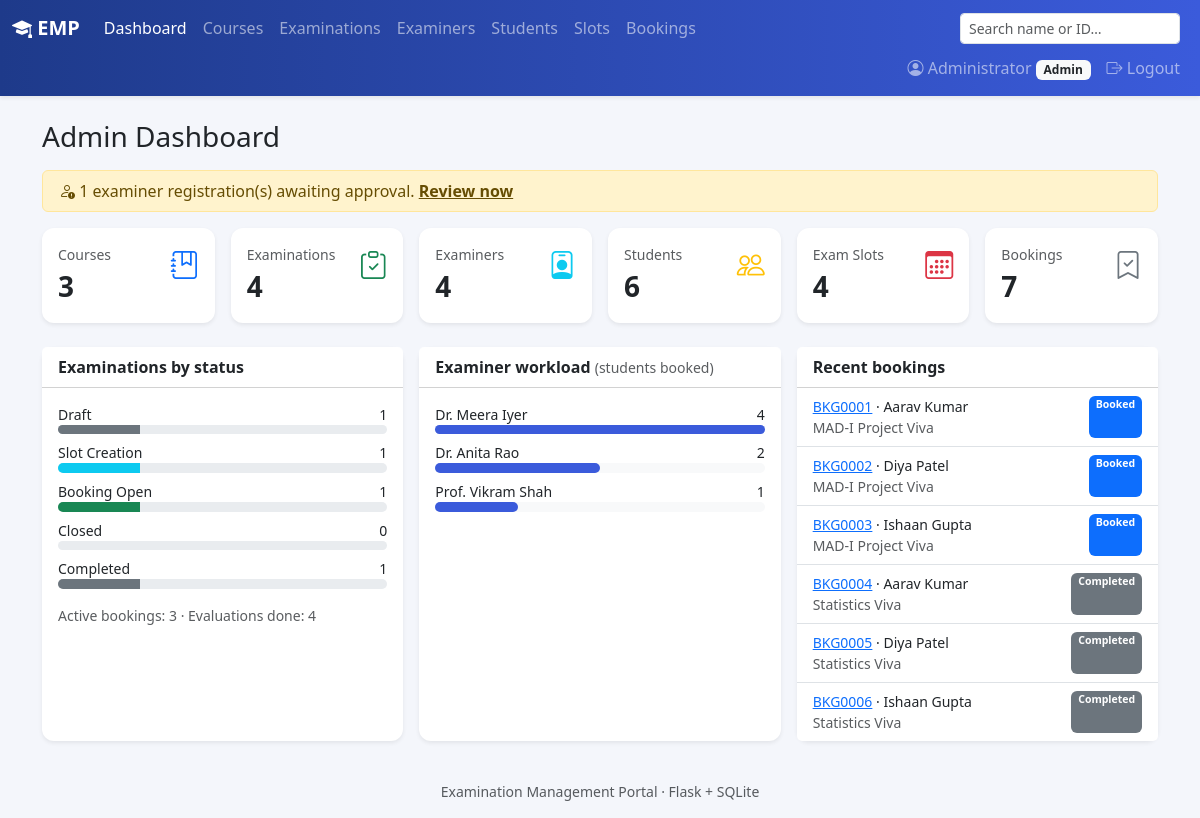
The page /admin/ (signed in) on the database its author committed.
### models.py (models this page shows, shortened)
class User(UserMixin, db.Model):
    id = db.Column(db.Integer, primary_key=True)
    role = db.Column(db.String(20), nullable=False)
    name = db.Column(db.String(120), nullable=False)
    email = db.Column(db.String(120), unique=True, nullable=False)
    password_hash = db.Column(db.String(256), nullable=False)
    phone = db.Column(db.String(20))
    department = db.Column(db.String(120))
    designation = db.Column(db.String(120))
    roll_no = db.Column(db.String(40), unique=True)
    program = db.Column(db.String(120))
    status = db.Column(db.String(20), nullable=False, default="Active")
    created_at = db.Column(db.DateTime, default=datetime.now)
    slots = db.relationship("Slot", back_populates="examiner", foreign_keys="Slot.examiner_id")
    bookings = db.relationship("Booking", back_populates="student", foreign_keys="Booking.student_id")
    assigned_exams = db.relationship("Exam", secondary=exam_examiners, back_populates="examiners")

class Exam(db.Model):
    id = db.Column(db.Integer, primary_key=True)
    course_id = db.Column(db.Integer, db.ForeignKey("course.id"), nullable=False)
    name = db.Column(db.String(150), nullable=False)
    exam_type = db.Column(db.String(30), nullable=False)
    description = db.Column(db.Text)
    duration = db.Column(db.Integer, nullable=False)
    max_marks = db.Column(db.Float, nullable=False)
    pass_marks = db.Column(db.Float)
    slot_creation_start = db.Column(db.Date)
    slot_creation_end = db.Column(db.Date)
    booking_start = db.Column(db.Date)
    booking_end = db.Column(db.Date)
    status = db.Column(db.String(20), nullable=False, default="Draft")
    results_published = db.Column(db.Boolean, default=False)
    created_at = db.Column(db.DateTime, default=datetime.now)
    course = db.relationship("Course", back_populates="exams")
    rubrics = db.relationship("Rubric", back_populates="exam", cascade="all, delete-orphan")
    slots = db.relationship("Slot", back_populates="exam", cascade="all, delete-orphan")
    examiners = db.relationship("User", secondary=exam_examiners, back_populates="assigned_exams")

class Booking(db.Model):
    id = db.Column(db.Integer, primary_key=True)
    student_id = db.Column(db.Integer, db.ForeignKey("user.id"), nullable=False)
    slot_id = db.Column(db.Integer, db.ForeignKey("slot.id"), nullable=False)
    exam_id = db.Column(db.Integer, db.ForeignKey("exam.id"), nullable=False)
    booking_date = db.Column(db.DateTime, default=datetime.now)
    status = db.Column(db.String(20), nullable=False, default="Booked")
    cancelled_at = db.Column(db.DateTime)
    student = db.relationship("User", back_populates="bookings", foreign_keys=[student_id])
    slot = db.relationship("Slot", back_populates="bookings")
    exam = db.relationship("Exam")
    evaluation = db.relationship("Evaluation", back_populates="booking", uselist=False,
                                 cascade="all, delete-orphan")
    logs = db.relationship("BookingLog", back_populates="booking", order_by="BookingLog.timestamp",
                           cascade="all, delete-orphan")
    @property
    def code(self):
        return f"BKG{self.id:04d}"

### routes/admin.py (the view)
@bp.route("/")
@role_required("admin")
def dashboard():
    stats = {
        "courses": Course.query.count(),
        "exams": Exam.query.count(),
        "examiners": User.query.filter_by(role="examiner").count(),
        "pending_examiners": User.query.filter_by(role="examiner", status="Pending").count(),
        "students": User.query.filter_by(role="student").count(),
        "slots": Slot.query.count(),
        "bookings": Booking.query.count(),
        "active_bookings": Booking.query.filter_by(status="Booked").count(),
        "evaluations": Evaluation.query.count(),
    }
    exam_status = dict(db.session.query(Exam.status, func.count(Exam.id)).group_by(Exam.status).all())
    workload = (db.session.query(User.name, func.count(Booking.id))
                .join(Slot, Slot.examiner_id == User.id)
                .outerjoin(Booking, (Booking.slot_id == Slot.id) & (Booking.status != "Cancelled"))
                .group_by(User.id).order_by(func.count(Booking.id).desc()).limit(6).all())
    max_work = max([w[1] for w in workload] + [1])
    recent = Booking.query.order_by(Booking.booking_date.desc()).limit(6).all()
    return render_template("admin/dashboard.html", stats=stats, exam_status=exam_status,
                           statuses=EXAM_STATUSES, workload=workload, max_work=max_work, recent=recent)

### routes/utils.py (called while the page is built)
def role_required(role):
    def decorator(view):
        @wraps(view)
        @login_required
        def wrapped(*args, **kwargs):
            if current_user.role != role:
                abort(403)
            if current_user.status == "Pending":
                return redirect(url_for("auth.pending"))
            if current_user.status != "Active":
                flash("Your account is inactive. Contact the administrator.", "danger")
                return redirect(url_for("auth.logout"))
            return view(*args, **kwargs)
        return wrapped
    return decorator

### templates/admin/dashboard.html (shortened to what this page needs)
{% extends "base.html" %}
{% from "_macros.html" import stat, badge %}
{% block content %}
<h3 class="mb-3">Admin Dashboard</h3>
{% if stats.pending_examiners %}
<div class="alert alert-warning py-2"><i class="bi bi-person-exclamation"></i>
  {{ stats.pending_examiners }} examiner registration(s) awaiting approval.
  <a href="{{ url_for('admin.examiners', status='Pending') }}" class="alert-link">Review now</a></div>
{% endif %}
<div class="row g-3 mb-4">
  {{ stat('Courses', stats.courses, 'journal-bookmark', 'primary', url_for('admin.courses')) }}
  {{ stat('Examinations', stats.exams, 'clipboard-check', 'success', url_for('admin.exams')) }}
  {{ stat('Examiners', stats.examiners, 'person-badge', 'info', url_for('admin.examiners')) }}
  {{ stat('Students', stats.students, 'people', 'warning', url_for('admin.students')) }}
  {{ stat('Exam Slots', stats.slots, 'calendar3', 'danger', url_for('admin.slots')) }}
  {{ stat('Bookings', stats.bookings, 'bookmark-check', 'secondary', url_for('admin.bookings')) }}
</div>
<div class="row g-3">
  <div class="col-lg-4">
    <div class="card shadow-sm border-0 h-100">
      <div class="card-header">Examinations by status</div>
      <div class="card-body">
        {% set total = stats.exams or 1 %}
        {% for s in statuses %}
          {% set n = exam_status.get(s, 0) %}
          <div class="d-flex justify-content-between small"><span>{{ s }}</span><span>{{ n }}</span></div>
          <div class="progress mb-2" style="height:.6rem"><div class="progress-bar bg-{{ s|badge }}" style="width: {{ (n / total * 100)|round }}%"></div></div>
        {% endfor %}
        <div class="small text-muted mt-3">Active bookings: {{ stats.active_bookings }} · Evaluations done: {{ stats.evaluations }}</div>
      </div>
    </div>
  </div>
  <div class="col-lg-4">
    <div class="card shadow-sm border-0 h-100">
      <div class="card-header">Examiner workload <span class="text-muted fw-normal small">(students booked)</span></div>
      <div class="card-body">
        {% for name, n in workload %}
          <div class="d-flex justify-content-between small"><span>{{ name }}</span><span>{{ n }}</span></div>
          <div class="bg-light rounded mb-2"><div class="bar" style="width: {{ (n / max_work * 100)|round }}%; min-width: 4px"></div></div>
        {% else %}<p class="text-muted small mb-0">No slots created yet.</p>{% endfor %}
      </div>
    </div>
  </div>
  <div class="col-lg-4">
    <div class="card shadow-sm border-0 h-100">
      <div class="card-header">Recent bookings</div>
      <ul class="list-group list-group-flush">
        {% for b in recent %}
        <li class="list-group-item small d-flex justify-content-between">
          <span><a href="{{ url_for('admin.booking_detail', bid=b.id) }}">{{ b.code }}</a> · {{ b.student.name }}<br><span class="text-muted">{{ b.exam.name }}</span></span>
          {{ badge(b.status) }}</li>
        {% else %}<li class="list-group-item text-muted small">No bookings yet.</li>{% endfor %}
      </ul>
    </div>
  </div>
</div>
{% endblock %}

### templates/base.html (shortened to what this page needs)
<!doctype html>
<html lang="en">
<head>
  <link href="https://cdn.jsdelivr.net/npm/bootstrap@5.3.3/dist/css/bootstrap.min.css" rel="stylesheet">
  <link href="https://cdn.jsdelivr.net/npm/bootstrap-icons@1.11.3/font/bootstrap-icons.min.css" rel="stylesheet">
  <link href="{{ url_for('static', filename='style.css') }}" rel="stylesheet">
</head>
<body>
<nav class="navbar navbar-expand navbar-dark bg-emp shadow-sm">
  <div class="container-fluid flex-wrap">
    <a class="navbar-brand fw-semibold" href="{{ url_for('index') }}"><i class="bi bi-mortarboard-fill"></i> EMP</a>
    {% if current_user.is_authenticated and current_user.status == 'Active' %}
    <ul class="navbar-nav flex-wrap me-auto">
      {% if current_user.role == 'admin' %}
        {% set links = [('admin.dashboard','Dashboard'),('admin.courses','Courses'),('admin.exams','Examinations'),
                        ('admin.examiners','Examiners'),('admin.students','Students'),('admin.slots','Slots'),
                        ('admin.bookings','Bookings')] %}
      {% elif current_user.role == 'examiner' %}
        {% set links = [('examiner.dashboard','Dashboard'),('examiner.exams','My Examinations'),
                        ('examiner.slots','My Slots'),('examiner.evaluations','Evaluations')] %}
      {% else %}
        {% set links = [('student.dashboard','Dashboard'),('student.exams','Examinations'),
                        ('student.bookings','My Bookings'),('student.results','Results')] %}
      {% endif %}
      {% for ep, label in links %}
        <li class="nav-item"><a class="nav-link {% if request.endpoint == ep %}active{% endif %}" href="{{ url_for(ep) }}">{{ label }}</a></li>
      {% endfor %}
    </ul>
    {% if current_user.role == 'admin' %}
    <form class="d-flex me-2 my-1" action="{{ url_for('admin.search') }}">
      <input class="form-control form-control-sm" name="q" placeholder="Search name or ID…" value="{{ request.args.get('q','') }}">
    </form>
    {% endif %}
    {% endif %}
    {% if current_user.is_authenticated %}
    <ul class="navbar-nav ms-auto">
      <li class="nav-item"><a class="nav-link" href="{{ url_for('auth.profile') }}"><i class="bi bi-person-circle"></i> {{ current_user.name }} <span class="badge bg-light text-dark text-capitalize">{{ current_user.role }}</span></a></li>
      <li class="nav-item"><a class="nav-link" href="{{ url_for('auth.logout') }}"><i class="bi bi-box-arrow-right"></i> Logout</a></li>
    </ul>
    {% endif %}
  </div>
</nav>
<main class="container py-4">
  {% block content %}{% endblock %}
</main>
<footer class="text-center text-muted small py-3">Examination Management Portal · Flask + SQLite</footer>
</body>
</html>

### templates/_macros.html (shortened to what this page needs)
{% macro badge(status) -%}
<span class="badge text-bg-{{ status|badge }}">{{ status }}</span>
{%- endmacro %}
{% macro stat(label, value, icon, color='primary', link=None) -%}
<div class="col-6 col-md-4 col-lg">
  <div class="card stat-card h-100 border-0 shadow-sm">
    <div class="card-body">
      <div class="d-flex justify-content-between align-items-start">
        <div>
          <div class="text-muted small">{{ label }}</div>
          <div class="fs-3 fw-bold">{{ value }}</div>
        </div>
        <i class="bi bi-{{ icon }} fs-3 text-{{ color }}"></i>
      </div>
    </div>
  </div>
</div>
{%- endmacro %}

### static/style.css (style rules this page uses)
body { background: #f4f6fb; min-height: 100vh; display: flex; flex-direction: column; }
main { flex: 1; }
.bg-emp { background: linear-gradient(90deg, #1e3a8a, #3b5bdb); }
.stat-card { transition: transform .15s ease; }
.card { border-radius: .75rem; }
.card-header { background: #fff; font-weight: 600; }
.bar { height: .6rem; border-radius: 1rem; background: #3b5bdb; }

### rows shown on the page
User: name "Administrator", role "Admin"
Exam: status "Draft", n "1", {{ (n / total * 100)|round }} 25.0 (drawn)
Exam: status "Slot Creation", course "1", {{ (n / total * 100)|round }} 25.0 (drawn)
Exam: status "Booking Open", id "1", {{ (n / total * 100)|round }} 25.0 (drawn)
Exam: status "Completed", results_published "1", {{ (n / total * 100)|round }} 25.0 (drawn)
User: name "Dr. Meera Iyer", id "4", {{ (n / max_work * 100)|round }} 100.0 (drawn)
User: name "Dr. Anita Rao", id "2", {{ (n / max_work * 100)|round }} 50.0 (drawn)
User: name "Prof. Vikram Shah", n "1", {{ (n / max_work * 100)|round }} 25.0 (drawn)
Booking: code "BKG0001", student.name "Aarav Kumar", exam.name "MAD-I Project Viva", status "Booked"
Booking: code "BKG0002", student.name "Diya Patel", exam.name "MAD-I Project Viva", status "Booked"
Booking: code "BKG0003", student.name "Ishaan Gupta", exam.name "MAD-I Project Viva", status "Booked"
Booking: code "BKG0004", student.name "Aarav Kumar", exam.name "Statistics Viva", status "Completed"
Booking: code "BKG0005", student.name "Diya Patel", exam.name "Statistics Viva", status "Completed"
Booking: code "BKG0006", student.name "Ishaan Gupta", exam.name "Statistics Viva", status "Completed"

### other values the page prints
{{ label }} "Dashboard" "Courses" "Examinations" "Examiners" "Students" "Slots" "Bookings"
{{ stats.pending_examiners }} "1"
{{ label }} "Courses Examinations Examiners Students Exam Slots Bookings"
{{ value }} "3 4 4 6 4 7"
{{ s }} "Closed"
{{ n }} "0"
{{ stats.active_bookings }} "3"
{{ stats.evaluations }} "4"
